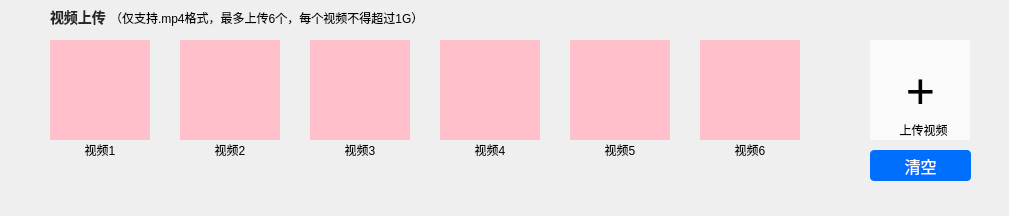
                       <widget class="QWidget" name="edit_videoline" native="true">
                        <widget class="QWidget" name="videoeditwid" native="true">
                         <property name="geometry">
                          <rect>
                           <x>0</x>
                           <y>0</y>
                           <width>850</width>
                           <height>207</height>
                          </rect>
                         </property>
                         <property name="minimumSize">
                          <size>
                           <width>850</width>
                           <height>0</height>
                          </size>
                         </property>
                         <property name="maximumSize">
                          <size>
                           <width>850</width>
                           <height>16777215</height>
                          </size>
                         </property>
                         <widget class="QWidget" name="uploadedvideo1" native="true">
                          <property name="geometry">
                           <rect>
                            <x>50</x>
                            <y>40</y>
                            <width>100</width>
                            <height>120</height>
                           </rect>
                          </property>
                          <widget class="QLabel" name="videolabel1">
                           <property name="geometry">
                            <rect>
                             <x>0</x>
                             <y>0</y>
                             <width>100</width>
                             <height>100</height>
                            </rect>
                           </property>
                           <property name="styleSheet">
                            <string notr="true">background-color:pink;</string>
                           </property>
                           <property name="text">
                            <string/>
                           </property>
                          </widget>
                          <widget class="QLabel" name="label_86">
                           <property name="geometry">
                            <rect>
                             <x>30</x>
                             <y>30</y>
                             <width>40</width>
                             <height>40</height>
                            </rect>
                           </property>
                           <property name="styleSheet">
                            <string notr="true">background:transparent;</string>
                           </property>
                           <property name="text">
                            <string/>
                           </property>
                           <property name="pixmap">
                            <pixmap resource="twoDdisplay.qrc">:/twoDdisplay/videoplay</pixmap>
                           </property>
                           <property name="scaledContents">
                            <bool>true</bool>
                           </property>
                          </widget>
                          <widget class="QLabel" name="label_68">
                           <property name="geometry">
                            <rect>
                             <x>0</x>
                             <y>100</y>
                             <width>100</width>
                             <height>20</height>
                            </rect>
                           </property>
                           <property name="text">
                            <string>视频1</string>
                           </property>
                           <property name="alignment">
                            <set>Qt::AlignCenter</set>
                           </property>
                          </widget>
                         </widget>
                         <widget class="QWidget" name="uploadedvideo2" native="true">
                          <property name="geometry">
                           <rect>
                            <x>180</x>
                            <y>40</y>
                            <width>100</width>
                            <height>120</height>
                           </rect>
                          </property>
                          <widget class="QLabel" name="videolabel2">
                           <property name="geometry">
                            <rect>
                             <x>0</x>
                             <y>0</y>
                             <width>100</width>
                             <height>100</height>
                            </rect>
                           </property>
                           <property name="styleSheet">
                            <string notr="true">background-color:pink;</string>
                           </property>
                           <property name="text">
                            <string/>
                           </property>
                          </widget>
                          <widget class="QLabel" name="label_87">
                           <property name="geometry">
                            <rect>
                             <x>30</x>
                             <y>30</y>
                             <width>40</width>
                             <height>40</height>
                            </rect>
                           </property>
                           <property name="styleSheet">
                            <string notr="true">background:transparent;</string>
                           </property>
                           <property name="text">
                            <string/>
                           </property>
                           <property name="pixmap">
                            <pixmap resource="twoDdisplay.qrc">:/twoDdisplay/videoplay</pixmap>
                           </property>
                           <property name="scaledContents">
                            <bool>true</bool>
                           </property>
                          </widget>
                          <widget class="QLabel" name="label_69">
                           <property name="geometry">
                            <rect>
                             <x>0</x>
                             <y>100</y>
                             <width>100</width>
                             <height>20</height>
                            </rect>
                           </property>
                           <property name="text">
                            <string>视频2</string>
                           </property>
                           <property name="alignment">
                            <set>Qt::AlignCenter</set>
                           </property>
                          </widget>
                         </widget>
                         <widget class="QWidget" name="uploadedvideo3" native="true">
                          <property name="geometry">
                           <rect>
                            <x>310</x>
                            <y>40</y>
                            <width>100</width>
                            <height>120</height>
                           </rect>
                          </property>
                          <widget class="QLabel" name="videolabel3">
                           <property name="geometry">
                            <rect>
                             <x>0</x>
                             <y>0</y>
                             <width>100</width>
                             <height>100</height>
                            </rect>
                           </property>
                           <property name="styleSheet">
                            <string notr="true">background-color:pink;</string>
                           </property>
                           <property name="text">
                            <string/>
                           </property>
                          </widget>
                          <widget class="QLabel" name="label_88">
                           <property name="geometry">
                            <rect>
                             <x>30</x>
                             <y>30</y>
                             <width>40</width>
                             <height>40</height>
                            </rect>
                           </property>
                           <property name="styleSheet">
                            <string notr="true">background:transparent;</string>
                           </property>
                           <property name="text">
                            <string/>
                           </property>
                           <property name="pixmap">
                            <pixmap resource="twoDdisplay.qrc">:/twoDdisplay/videoplay</pixmap>
                           </property>
                           <property name="scaledContents">
                            <bool>true</bool>
                           </property>
                          </widget>
                          <widget class="QLabel" name="label_70">
                           <property name="geometry">
                            <rect>
                             <x>0</x>
                             <y>100</y>
                             <width>100</width>
                             <height>20</height>
                            </rect>
                           </property>
                           <property name="text">
                            <string>视频3</string>
                           </property>
                           <property name="alignment">
                            <set>Qt::AlignCenter</set>
                           </property>
                          </widget>
                         </widget>
                         <widget class="QWidget" name="uploadedvideo4" native="true">
                          <property name="geometry">
                           <rect>
                            <x>440</x>
                            <y>40</y>
                            <width>100</width>
                            <height>120</height>
                           </rect>
                          </property>
                          <widget class="QLabel" name="videolabel4">
                           <property name="geometry">
                            <rect>
                             <x>0</x>
                             <y>0</y>
                             <width>100</width>
                             <height>100</height>
                            </rect>
                           </property>
                           <property name="styleSheet">
                            <string notr="true">background-color:pink;</string>
                           </property>
                           <property name="text">
                            <string/>
                           </property>
                          </widget>
                          <widget class="QLabel" name="label_89">
                           <property name="geometry">
                            <rect>
                             <x>30</x>
                             <y>30</y>
                             <width>40</width>
                             <height>40</height>
                            </rect>
                           </property>
                           <property name="styleSheet">
                            <string notr="true">background:transparent;</string>
                           </property>
                           <property name="text">
                            <string/>
                           </property>
                           <property name="pixmap">
                            <pixmap resource="twoDdisplay.qrc">:/twoDdisplay/videoplay</pixmap>
                           </property>
                           <property name="scaledContents">
                            <bool>true</bool>
                           </property>
                          </widget>
                          <widget class="QLabel" name="label_71">
                           <property name="geometry">
                            <rect>
                             <x>0</x>
                             <y>100</y>
                             <width>100</width>
                             <height>20</height>
                            </rect>
                           </property>
                           <property name="text">
                            <string>视频4</string>
                           </property>
                           <property name="alignment">
                            <set>Qt::AlignCenter</set>
                           </property>
                          </widget>
                         </widget>
                         <widget class="QWidget" name="uploadedvideo5" native="true">
                          <property name="geometry">
                           <rect>
                            <x>570</x>
                            <y>40</y>
                            <width>100</width>
                            <height>120</height>
                           </rect>
                          </property>
                          <widget class="QLabel" name="videolabel5">
                           <property name="geometry">
                            <rect>
                             <x>0</x>
                             <y>0</y>
                             <width>100</width>
                             <height>100</height>
                            </rect>
                           </property>
                           <property name="styleSheet">
                            <string notr="true">background-color:pink;</string>
                           </property>
                           <property name="text">
                            <string/>
                           </property>
                          </widget>
                          <widget class="QLabel" name="label_90">
                           <property name="geometry">
                            <rect>
                             <x>30</x>
                             <y>30</y>
                             <width>40</width>
                             <height>40</height>
                            </rect>
                           </property>
                           <property name="styleSheet">
                            <string notr="true">background:transparent;</string>
                           </property>
                           <property name="text">
                            <string/>
                           </property>
                           <property name="pixmap">
                            <pixmap resource="twoDdisplay.qrc">:/twoDdisplay/videoplay</pixmap>
                           </property>
                           <property name="scaledContents">
                            <bool>true</bool>
                           </property>
                          </widget>
                          <widget class="QLabel" name="label_72">
                           <property name="geometry">
                            <rect>
                             <x>0</x>
                             <y>100</y>
                             <width>100</width>
                             <height>20</height>
                            </rect>
                           </property>
                           <property name="text">
                            <string>视频5</string>
                           </property>
                           <property name="alignment">
                            <set>Qt::AlignCenter</set>
                           </property>
                          </widget>
                         </widget>
                         <widget class="QWidget" name="uploadedvideo6" native="true">
                          <property name="geometry">
                           <rect>
                            <x>700</x>
                            <y>40</y>
                            <width>100</width>
                            <height>120</height>
                           </rect>
                          </property>
                          <widget class="QLabel" name="videolabel6">
                           <property name="geometry">
                            <rect>
                             <x>0</x>
                             <y>0</y>
                             <width>100</width>
                             <height>100</height>
                            </rect>
                           </property>
                           <property name="styleSheet">
                            <string notr="true">background-color:pink;</string>
                           </property>
                           <property name="text">
                            <string/>
                           </property>
                          </widget>
                          <widget class="QLabel" name="label_92">
                           <property name="geometry">
                            <rect>
                             <x>30</x>
                             <y>30</y>
                             <width>40</width>
                             <height>40</height>
                            </rect>
                           </property>
                           <property name="styleSheet">
                            <string notr="true">background:transparent;</string>
                           </property>
                           <property name="text">
                            <string/>
                           </property>
                           <property name="pixmap">
                            <pixmap resource="twoDdisplay.qrc">:/twoDdisplay/videoplay</pixmap>
                           </property>
                           <property name="scaledContents">
                            <bool>true</bool>
                           </property>
                          </widget>
                          <widget class="QLabel" name="label_73">
                           <property name="geometry">
                            <rect>
                             <x>0</x>
                             <y>100</y>
                             <width>100</width>
                             <height>20</height>
                            </rect>
                           </property>
                           <property name="text">
                            <string>视频6</string>
                           </property>
                           <property name="alignment">
                            <set>Qt::AlignCenter</set>
                           </property>
                          </widget>
                         </widget>
                         <widget class="QLabel" name="label_74">
                          <property name="geometry">
                           <rect>
                            <x>50</x>
                            <y>6</y>
                            <width>61</width>
                            <height>21</height>
                           </rect>
                          </property>
                          <property name="styleSheet">
                           <string notr="true">font-size: 14px;
font-weight: 500;
color: #262626;
border:0;</string>
                          </property>
                          <property name="text">
                           <string>视频上传</string>
                          </property>
                         </widget>
                         <widget class="QLabel" name="videouploadwarning">
                          <property name="geometry">
                           <rect>
                            <x>110</x>
                            <y>10</y>
                            <width>331</width>
                            <height>16</height>
                           </rect>
                          </property>
                          <property name="text">
                           <string>（仅支持.mp4格式，最多上传6个，每个视频不得超过1G）</string>
                          </property>
                         </widget>
                        </widget>
                        <widget class="QWidget" name="widget_47" native="true">
                         <property name="geometry">
                          <rect>
                           <x>850</x>
                           <y>0</y>
                           <width>150</width>
                           <height>207</height>
                          </rect>
                         </property>
                         <property name="minimumSize">
                          <size>
                           <width>150</width>
                           <height>0</height>
                          </size>
                         </property>
                         <property name="maximumSize">
                          <size>
                           <width>150</width>
                           <height>16777215</height>
                          </size>
                         </property>
                         <widget class="QWidget" name="widget_48" native="true">
                          <property name="geometry">
                           <rect>
                            <x>20</x>
                            <y>40</y>
                            <width>100</width>
                            <height>100</height>
                           </rect>
                          </property>
                          <property name="cursor">
                           <cursorShape>PointingHandCursor</cursorShape>
                          </property>
                          <property name="styleSheet">
                           <string notr="true">background-color:rgb(250,250,250);</string>
                          </property>
                          <widget class="QPushButton" name="videouploadbtn">
                           <property name="geometry">
                            <rect>
                             <x>0</x>
                             <y>0</y>
                             <width>101</width>
                             <height>101</height>
                            </rect>
                           </property>
                           <property name="cursor">
                            <cursorShape>PointingHandCursor</cursorShape>
                           </property>
                           <property name="styleSheet">
                            <string notr="true">font-size:50px;
border:0;
outline:0;</string>
                           </property>
                           <property name="text">
                            <string>+</string>
                           </property>
                          </widget>
                          <widget class="QLabel" name="label_76">
                           <property name="geometry">
                            <rect>
                             <x>23</x>
                             <y>80</y>
                             <width>61</width>
                             <height>20</height>
                            </rect>
                           </property>
                           <property name="text">
                            <string>上传视频</string>
                           </property>
                           <property name="alignment">
                            <set>Qt::AlignCenter</set>
                           </property>
                          </widget>
                         </widget>
                         <widget class="QPushButton" name="videouploadresetbtn">
                          <property name="geometry">
                           <rect>
                            <x>20</x>
                            <y>150</y>
                            <width>101</width>
                            <height>31</height>
                           </rect>
                          </property>
                          <property name="cursor">
                           <cursorShape>PointingHandCursor</cursorShape>
                          </property>
                          <property name="styleSheet">
                           <string notr="true">font-size: 16px;
color: #ffffff;
background: #006FFE;
border-radius: 4px;
</string>
                          </property>
                          <property name="text">
                           <string>清空</string>
                          </property>
                         </widget>
                        </widget>
                       </widget>
